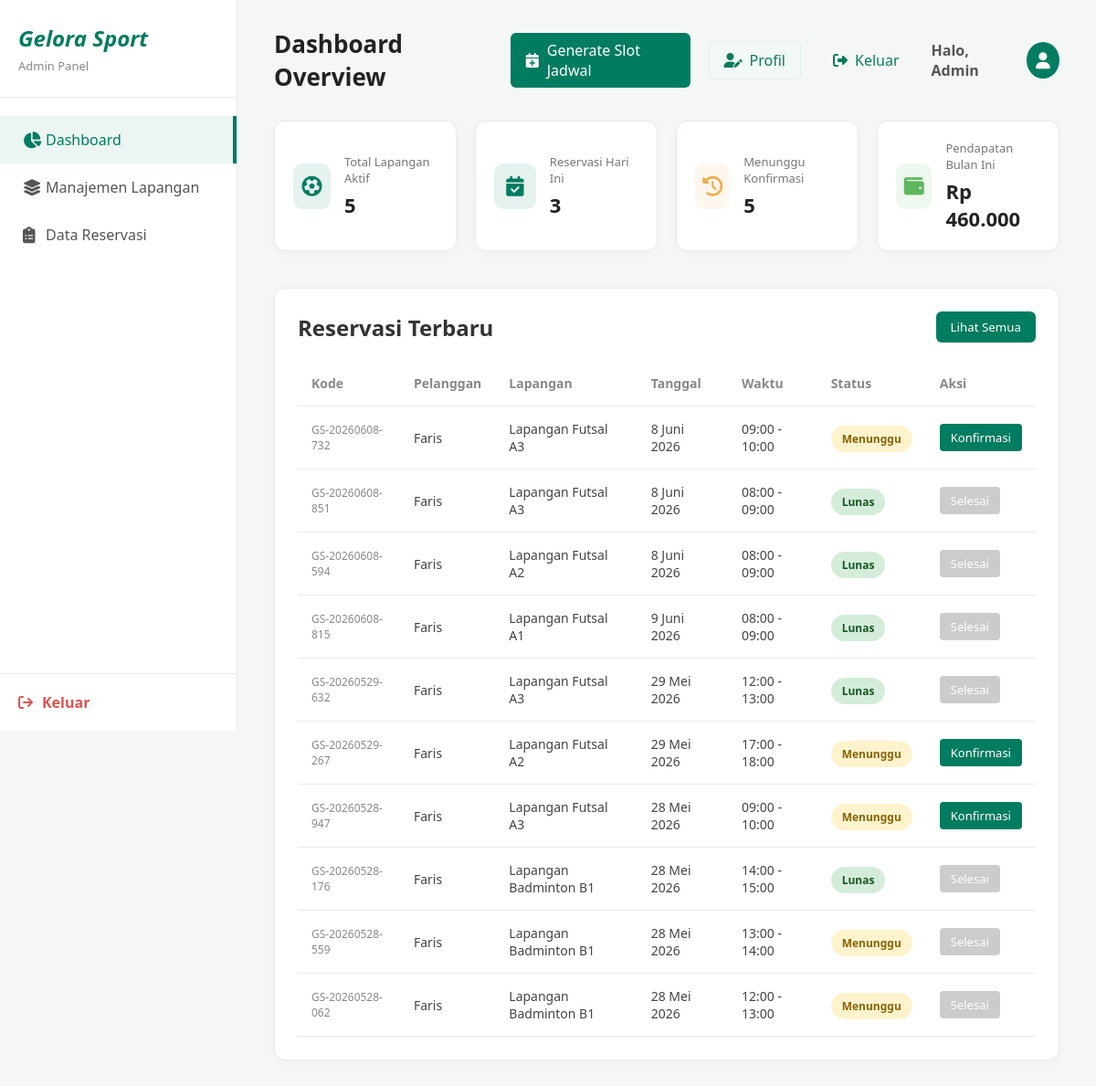
/index.php?page=admin (signed in), run on the app's committed database.
### tables this page shows
CREATE TABLE `reservasi` (
  `id` int NOT NULL,
  `kode_reservasi` varchar(20) NOT NULL,
  `user_id` int NOT NULL,
  `lapangan_id` int NOT NULL,
  `slot_waktu_id` int NOT NULL,
  `tanggal` date NOT NULL,
  `jam_mulai` time NOT NULL,
  `jam_selesai` time NOT NULL,
  `total_harga` decimal(10,0) NOT NULL,
  `status` enum('Menunggu Konfirmasi','Dikonfirmasi','Selesai','Dibatalkan') NOT NULL DEFAULT 'Menunggu Konfirmasi',
  `status_bayar` enum('Menunggu','Lunas','Gagal') NOT NULL DEFAULT 'Menunggu',
  `catatan` text,
  `bukti_bayar` varchar(255) DEFAULT NULL,
  `created_at` datetime NOT NULL DEFAULT CURRENT_TIMESTAMP
);

CREATE TABLE `users` (
  `id` int NOT NULL,
  `nama` varchar(100) NOT NULL,
  `email` varchar(150) NOT NULL,
  `password` varchar(255) NOT NULL,
  `role` enum('user','admin') NOT NULL DEFAULT 'user',
  `no_hp` varchar(20) DEFAULT NULL,
  `created_at` datetime NOT NULL DEFAULT CURRENT_TIMESTAMP
);

CREATE TABLE `lapangan` (
  `id` int NOT NULL,
  `nama` varchar(100) NOT NULL,
  `jenis` enum('Futsal','Badminton','Basketball') NOT NULL,
  `lokasi` varchar(150) NOT NULL,
  `tipe` enum('indoor','outdoor') NOT NULL DEFAULT 'indoor',
  `material` varchar(100) DEFAULT NULL,
  `deskripsi` text,
  `harga_per_jam` decimal(10,0) NOT NULL,
  `status` enum('Aktif','Perawatan','Nonaktif') NOT NULL DEFAULT 'Aktif',
  `foto_url` varchar(500) DEFAULT NULL,
  `rating` decimal(2,1) DEFAULT '5.0',
  `created_at` datetime NOT NULL DEFAULT CURRENT_TIMESTAMP
);

### controllers/AdminController.php (called while the page is built, shortened)
<?php
require_once __DIR__ . '/../config/helper.php';
require_once __DIR__ . '/../models/LapanganModel.php';
require_once __DIR__ . '/../models/ReservasiModel.php';
class AdminController
{
    private LapanganModel  $lapanganModel;
    private ReservasiModel $reservasiModel;
    public function __construct()
    {
        $this->lapanganModel  = new LapanganModel();
        $this->reservasiModel = new ReservasiModel();
    }
    public function dashboard(): void
    {
        $user = requireAdmin();
        $totalLapangan = $this->lapanganModel->countAktif();
        $todayCount    = $this->reservasiModel->countToday();
        $pending       = $this->reservasiModel->countPending();
        $income        = $this->reservasiModel->pendapatanBulanIni();
        $reservasis = $this->reservasiModel->getRecent(10);
        require __DIR__ . '/../views/admin/dashboard.php';
    }
}

### config/helper.php (called while the page is built, shortened)
<?php
function currentUser(): ?array {
    return $_SESSION['user'] ?? null;
}
function requireAdmin(): array {
    $user = currentUser();
    return $user;
}
function formatRupiah(int $n): string {
    return 'Rp ' . number_format($n, 0, ',', '.');
}
function formatTanggal(string $date): string {
    $bulan = ['', 'Januari','Februari','Maret','April','Mei','Juni',
              'Juli','Agustus','September','Oktober','November','Desember'];
    $ts = strtotime($date);
    return date('j', $ts) . ' ' . $bulan[(int)date('n', $ts)] . ' ' . date('Y', $ts);
}
function e(string $str): string {
    return htmlspecialchars($str, ENT_QUOTES, 'UTF-8');
}

### config/db.php (called while the page is built, shortened)
<?php
function getDB(): PDO {
    static $pdo = null;
    if ($pdo === null) {
        try {
            $dsn = "mysql:host=" . DB_HOST . ";port=" . DB_PORT
                 . ";dbname=" . DB_NAME . ";charset=utf8mb4";
            $pdo = new PDO($dsn, DB_USER, DB_PASS, [
                PDO::ATTR_ERRMODE            => PDO::ERRMODE_EXCEPTION,
                PDO::ATTR_DEFAULT_FETCH_MODE => PDO::FETCH_ASSOC,
                PDO::ATTR_EMULATE_PREPARES   => false,
            ]);
        } catch (PDOException $e) {
            http_response_code(500);
            die(json_encode(['error' => 'Koneksi database gagal: ' . $e->getMessage()]));
        }
    }
    return $pdo;
}

### models/LapanganModel.php (called while the page is built, shortened)
<?php
require_once __DIR__ . '/../config/db.php';
class LapanganModel
{
    private PDO $db;
    public function __construct()
    {
        $this->db = getDB();
    }
    public function countAktif(): int
    {
        return (int) $this->db->query("SELECT COUNT(*) FROM lapangan WHERE status='Aktif'")->fetchColumn();
    }
}

### models/ReservasiModel.php (called while the page is built, shortened)
<?php
require_once __DIR__ . '/../config/db.php';
class ReservasiModel
{
    private PDO $db;
    public function __construct()
    {
        $this->db = getDB();
    }
    public function getRecent(int $limit = 10): array
    {
        $stmt = $this->db->prepare(
            "SELECT r.*, u.nama as nama_user, l.nama as nama_lapangan
             FROM reservasi r
             JOIN users u ON u.id = r.user_id
             JOIN lapangan l ON l.id = r.lapangan_id
             ORDER BY r.created_at DESC
             LIMIT ?"
        );
        $stmt->execute([$limit]);
        return $stmt->fetchAll();
    }
    public function countToday(): int
    {
        $stmt = $this->db->prepare("SELECT COUNT(*) FROM reservasi WHERE tanggal = ?");
        $stmt->execute([date('Y-m-d')]);
        return (int) $stmt->fetchColumn();
    }
    public function countPending(): int
    {
        return (int) $this->db->query(
            "SELECT COUNT(*) FROM reservasi WHERE status = 'Menunggu Konfirmasi'"
        )->fetchColumn();
    }
    public function pendapatanBulanIni(): int
    {
        $stmt = $this->db->prepare(
            "SELECT COALESCE(SUM(total_harga), 0) FROM reservasi
             WHERE status_bayar = 'Lunas' AND MONTH(tanggal) = ? AND YEAR(tanggal) = ?"
        );
        $stmt->execute([date('n'), date('Y')]);
        return (int) $stmt->fetchColumn();
    }
}

### views/admin/dashboard.php (the view, shortened to what this page needs)
<!DOCTYPE html>
<html lang="id">
<head>
    <link rel="stylesheet" href="assets/css/style.css">
    <link rel="stylesheet" href="https://cdnjs.cloudflare.com/ajax/libs/font-awesome/6.4.0/css/all.min.css">
</head>
<body class="admin-page">
<div class="admin-container">
    <?php require __DIR__ . '/../components/sidebar.php'; ?>
    <main class="main-content">
        <header class="top-header">
            <div class="header-title"><h1>Dashboard Overview</h1></div>
            <div class="header-actions">
                <a href="index.php?page=generate_slots" class="btn-primary" style="text-decoration:none; display:inline-flex; align-items:center; gap:8px;">
                    <i class="fa-solid fa-calendar-plus"></i> Generate Slot Jadwal
                </a>
                <a href="index.php?page=profile" class="btn-secondary" style="text-decoration:none; display:inline-flex; align-items:center; gap:8px;">
                    <i class="fa-solid fa-user-pen"></i> Profil
                </a>
                <a href="index.php?page=logout" class="btn-ghost" style="text-decoration:none; display:inline-flex; align-items:center; gap:8px;">
                    <i class="fa-solid fa-right-from-bracket"></i> Keluar
                </a>
                <div class="admin-profile">
                    <span class="admin-name">Halo, <?= e(explode(' ', $user['nama'])[0]) ?></span>
                    <div class="avatar"><i class="fa-solid fa-user"></i></div>
                </div>
            </div>
        </header>
        <section class="metrics-grid">
            <div class="metric-card">
                <div class="metric-icon"><i class="fa-solid fa-futbol"></i></div>
                <div class="metric-info"><p>Total Lapangan Aktif</p><h3><?= $totalLapangan ?></h3></div>
            </div>
            <div class="metric-card">
                <div class="metric-icon"><i class="fa-solid fa-calendar-check"></i></div>
                <div class="metric-info"><p>Reservasi Hari Ini</p><h3><?= $todayCount ?></h3></div>
            </div>
            <div class="metric-card">
                <div class="metric-icon warning"><i class="fa-solid fa-clock-rotate-left"></i></div>
                <div class="metric-info"><p>Menunggu Konfirmasi</p><h3><?= $pending ?></h3></div>
            </div>
            <div class="metric-card">
                <div class="metric-icon success"><i class="fa-solid fa-wallet"></i></div>
                <div class="metric-info"><p>Pendapatan Bulan Ini</p><h3><?= formatRupiah((int)$income) ?></h3></div>
            </div>
        </section>
        <section class="recent-reservations">
            <div class="section-header">
                <h2>Reservasi Terbaru</h2>
                <a href="index.php?page=data_reservasi"><button class="btn-primary">Lihat Semua</button></a>
            </div>
            <div class="table-container">
                <table>
                    <thead>
                        <tr>
                            <th>Kode</th><th>Pelanggan</th><th>Lapangan</th>
                            <th>Tanggal</th><th>Waktu</th><th>Status</th><th>Aksi</th>
                        </tr>
                    </thead>
                    <tbody>
                        <?php foreach ($reservasis as $r): ?>
                        <tr>
                            <td style="font-size:12px;color:#888;"><?= e($r['kode_reservasi']) ?></td>
                            <td><?= e($r['nama_user']) ?></td>
                            <td><?= e($r['nama_lapangan']) ?></td>
                            <td><?= formatTanggal($r['tanggal']) ?></td>
                            <td><?= substr($r['jam_mulai'],0,5) ?> - <?= substr($r['jam_selesai'],0,5) ?></td>
                            <td><span class="badge <?= $r['status_bayar']==='Lunas'?'confirmed':'pending' ?>">
                                <?= $r['status_bayar']==='Lunas'?'Lunas':'Menunggu' ?>
                            </span></td>
                            <td>
                                <?php if ($r['status'] === 'Menunggu Konfirmasi'): ?>
                                    <form method="POST" action="index.php?page=admin" style="display:inline;">
                                        <button type="submit" class="btn-action">Konfirmasi</button>
                                    </form>
                                <?php else: ?>
                                    <button class="btn-action disabled" disabled>Selesai</button>
                                <?php endif; ?>
                            </td>
                        </tr>
                        <?php endforeach; ?>
                    </tbody>
                </table>
            </div>
        </section>
    </main>
</div>
</body>
</html>

### assets/css/style.css (style rules this page uses)
:root { --color-body-bg: #f4f7f6; --color-text: #333333; --color-white: #ffffff; --color-primary: #007c60; --color-primary-dark: #005b48; --color-primary-darker: #0b7a5a; --color-muted: #777777; --color-border: #dddddd; --color-border-light: #eaeaea; --color-success-bg: #e8f5e9; --color-success-soft: #d4edda; --color-warning-bg: #fff3cd; --color-success-text: #155724; --color-danger: #c0392b; --color-danger-bg: #fff8f8; }
* { margin: 0; padding: 0; box-sizing: border-box; font-family: 'Segoe UI', Tahoma, Geneva, Verdana, sans-serif; }
body { background-color: var(--color-body-bg); color: var(--color-text); }
body.admin-page { background-color: var(--color-body-bg); color: var(--color-text); }
.admin-container { display: flex; min-height: 100vh; }
.admin-container .main-content { flex: 1; margin-left: 260px; padding: 30px 40px; }
.admin-container .top-header { display: flex; justify-content: space-between; align-items: center; margin-bottom: 30px; }
.admin-container .header-title h1 { font-size: 26px; color: #222; }
.admin-container .admin-profile { display: flex; align-items: center; gap: 15px; }
.admin-container .admin-name { font-weight: 600; color: #555; }
.admin-container .avatar { width: 40px; height: 40px; background-color: var(--color-primary); color: white; border-radius: 50%; display: flex; align-items: center; justify-content: center; font-size: 18px; }
.admin-container .metrics-grid { display: grid; grid-template-columns: repeat(4, 1fr); gap: 20px; margin-bottom: 40px; }
.admin-container .metric-card { background: var(--color-white); padding: 20px; border-radius: 12px; display: flex; align-items: center; gap: 15px; box-shadow: 0 2px 10px rgba(0, 0, 0, 0.03); border: 1px solid var(--color-border-light); }
.admin-container .metric-icon { width: 50px; height: 50px; border-radius: 10px; background-color: rgba(0, 124, 96, 0.1); color: var(--color-primary); display: flex; align-items: center; justify-content: center; font-size: 22px; }
.admin-container .metric-icon.warning { background-color: rgba(240, 173, 78, 0.1); color: #f0ad4e; }
.admin-container .metric-icon.success { background-color: rgba(92, 184, 92, 0.1); color: #5cb85c; }
.admin-container .metric-info p { font-size: 13px; color: var(--color-muted); margin-bottom: 5px; }
.admin-container .metric-info h3 { font-size: 22px; color: #222; }
.admin-container .recent-reservations { background: var(--color-white); border-radius: 12px; padding: 25px; box-shadow: 0 2px 10px rgba(0, 0, 0, 0.03); border: 1px solid var(--color-border-light); }
.admin-container .section-header { display: flex; justify-content: space-between; align-items: center; margin-bottom: 20px; }
.admin-container .btn-primary { background-color: var(--color-primary); color: white; border: none; padding: 8px 16px; border-radius: 6px; cursor: pointer; }
.admin-container .header-actions { display: flex; align-items: center; gap: 20px; }
.admin-container .btn-secondary { background-color: #f1f8f5; color: var(--color-primary-darker); border: 1px solid #e2efe9; padding: 9px 16px; border-radius: 6px; cursor: pointer; text-decoration: none; display: inline-flex; align-items: center; gap: 8px; }
.admin-container .btn-ghost { background: transparent; color: var(--color-primary-darker); border: 1px solid transparent; padding: 8px 14px; border-radius: 6px; cursor: pointer; text-decoration: none; display: inline-flex; align-items: center; gap: 8px; }
.admin-container .table-container { overflow-x: auto; }
.admin-container table { width: 100%; border-collapse: collapse; }
.admin-container th, .admin-container td { padding: 15px; text-align: left; border-bottom: 1px solid var(--color-border-light); }
.admin-container th { color: #888; font-weight: 600; font-size: 14px; }
.admin-container td { color: #444; font-size: 14px; }
.admin-container .badge { padding: 6px 12px; border-radius: 20px; font-size: 12px; font-weight: 600; }
.admin-container .badge.pending { background-color: var(--color-warning-bg); color: #856404; }
.admin-container .badge.confirmed { background-color: var(--color-success-soft); color: var(--color-success-text); }
.admin-container .btn-action { background-color: var(--color-primary); color: white; border: none; padding: 6px 12px; border-radius: 4px; cursor: pointer; font-size: 13px; }
.admin-container .btn-action.disabled { background-color: #ccc; cursor: not-allowed; }

### data on the page
reservasi: kode_reservasi "GS-20260608-732", user.nama "Faris", lapangan.nama "Lapangan Futsal A3", tanggal "8 Juni 2026", jam_mulai "09:00", jam_selesai "10:00", status_bayar "Menunggu"
reservasi: kode_reservasi "GS-20260608-851", user.nama "Faris", lapangan.nama "Lapangan Futsal A3", tanggal "8 Juni 2026", jam_mulai "08:00", jam_selesai "09:00", status_bayar "Lunas", status "Selesai"
reservasi: kode_reservasi "GS-20260608-594", user.nama "Faris", lapangan.nama "Lapangan Futsal A2", tanggal "8 Juni 2026", jam_mulai "08:00", jam_selesai "09:00", status_bayar "Lunas", status "Selesai"
reservasi: kode_reservasi "GS-20260608-815", user.nama "Faris", lapangan.nama "Lapangan Futsal A1", tanggal "9 Juni 2026", jam_mulai "08:00", jam_selesai "09:00", status_bayar "Lunas", status "Selesai"
reservasi: kode_reservasi "GS-20260529-632", user.nama "Faris", lapangan.nama "Lapangan Futsal A3", tanggal "29 Mei 2026", jam_mulai "12:00", jam_selesai "13:00", status_bayar "Lunas", status "Selesai"
reservasi: kode_reservasi "GS-20260529-267", user.nama "Faris", lapangan.nama "Lapangan Futsal A2", tanggal "29 Mei 2026", jam_mulai "17:00", jam_selesai "18:00", status_bayar "Menunggu"
reservasi: kode_reservasi "GS-20260528-947", user.nama "Faris", lapangan.nama "Lapangan Futsal A3", tanggal "28 Mei 2026", jam_mulai "09:00", jam_selesai "10:00", status_bayar "Menunggu"
reservasi: kode_reservasi "GS-20260528-176", user.nama "Faris", lapangan.nama "Lapangan Badminton B1", tanggal "28 Mei 2026", jam_mulai "14:00", jam_selesai "15:00", status_bayar "Lunas", status "Selesai"
reservasi: kode_reservasi "GS-20260528-559", user.nama "Faris", lapangan.nama "Lapangan Badminton B1", tanggal "28 Mei 2026", jam_mulai "13:00", jam_selesai "14:00", status_bayar "Menunggu", status "Selesai"
reservasi: kode_reservasi "GS-20260528-062", user.nama "Faris", lapangan.nama "Lapangan Badminton B1", tanggal "28 Mei 2026", jam_mulai "12:00", jam_selesai "13:00", status_bayar "Menunggu", status "Selesai"

### other printed values
explode(' ', $user['nama'])[0] "Admin"
$totalLapangan "5"
$todayCount "3"
$pending "5"
formatRupiah((int)$income) "Rp 460.000"
